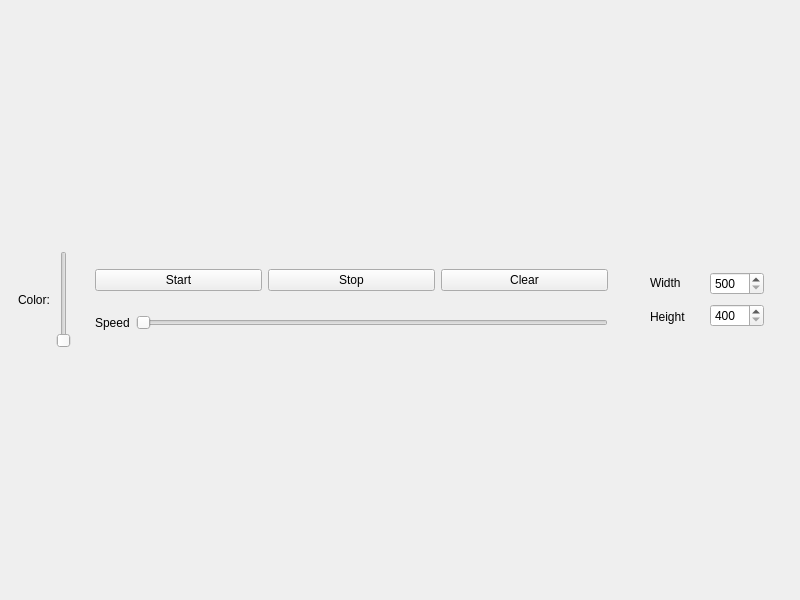
<?xml version="1.0" encoding="UTF-8"?>
<ui version="4.0">
 <class>MainWindow</class>
 <widget class="QMainWindow" name="MainWindow">
  <property name="geometry">
   <rect>
    <x>0</x>
    <y>0</y>
    <width>800</width>
    <height>600</height>
   </rect>
  </property>
  <property name="windowTitle">
   <string>FIT9201SUMBATYANTS_RAINBOW</string>
  </property>
  <widget class="QWidget" name="centralwidget">
   <layout class="QVBoxLayout" name="verticalLayout_2">
    <item>
     <widget class="QWidget" name="controlWidget" native="true">
      <property name="sizePolicy">
       <sizepolicy hsizetype="Preferred" vsizetype="Fixed">
        <horstretch>0</horstretch>
        <verstretch>0</verstretch>
       </sizepolicy>
      </property>
      <layout class="QHBoxLayout" name="horizontalLayout_2">
       <item>
        <widget class="QLabel" name="label">
         <property name="text">
          <string>Color:</string>
         </property>
        </widget>
       </item>
       <item>
        <widget class="QSlider" name="colorSlider">
         <property name="maximum">
          <number>360</number>
         </property>
         <property name="orientation">
          <enum>Qt::Vertical</enum>
         </property>
        </widget>
       </item>
       <item>
        <widget class="QWidget" name="rainbowControlWidget" native="true">
         <layout class="QVBoxLayout" name="verticalLayout_3">
          <item>
           <widget class="QWidget" name="playingWidget" native="true">
            <layout class="QHBoxLayout" name="horizontalLayout_4">
             <item>
              <widget class="QPushButton" name="startButton">
               <property name="text">
                <string>Start</string>
               </property>
              </widget>
             </item>
             <item>
              <widget class="QPushButton" name="stopButton">
               <property name="text">
                <string>Stop</string>
               </property>
              </widget>
             </item>
             <item>
              <widget class="QPushButton" name="clearButton">
               <property name="text">
                <string>Clear</string>
               </property>
              </widget>
             </item>
            </layout>
           </widget>
          </item>
          <item>
           <widget class="QWidget" name="speedWidget" native="true">
            <layout class="QHBoxLayout" name="horizontalLayout">
             <item>
              <widget class="QLabel" name="speedLabel">
               <property name="text">
                <string>Speed</string>
               </property>
              </widget>
             </item>
             <item>
              <widget class="QSlider" name="speedSlider">
               <property name="minimum">
                <number>1</number>
               </property>
               <property name="maximum">
                <number>10000</number>
               </property>
               <property name="orientation">
                <enum>Qt::Horizontal</enum>
               </property>
              </widget>
             </item>
            </layout>
           </widget>
          </item>
         </layout>
        </widget>
       </item>
       <item>
        <widget class="QWidget" name="sizeWidget" native="true">
         <layout class="QHBoxLayout" name="horizontalLayout_3">
          <item>
           <widget class="QWidget" name="sizeLabelWidget" native="true">
            <layout class="QVBoxLayout" name="verticalLayout_4">
             <item>
              <widget class="QLabel" name="widthLabel">
               <property name="text">
                <string>Width</string>
               </property>
              </widget>
             </item>
             <item>
              <widget class="QLabel" name="heightWidget">
               <property name="text">
                <string>Height</string>
               </property>
              </widget>
             </item>
            </layout>
           </widget>
          </item>
          <item>
           <widget class="QWidget" name="sizeSpinWidget" native="true">
            <layout class="QVBoxLayout" name="verticalLayout_5">
             <item>
              <widget class="QSpinBox" name="widthSpin">
               <property name="minimum">
                <number>500</number>
               </property>
               <property name="maximum">
                <number>2000</number>
               </property>
              </widget>
             </item>
             <item>
              <widget class="QSpinBox" name="heightSpin">
               <property name="minimum">
                <number>400</number>
               </property>
               <property name="maximum">
                <number>2000</number>
               </property>
              </widget>
             </item>
            </layout>
           </widget>
          </item>
         </layout>
        </widget>
       </item>
      </layout>
     </widget>
    </item>
   </layout>
  </widget>
 </widget>
 <resources/>
 <connections/>
</ui>
